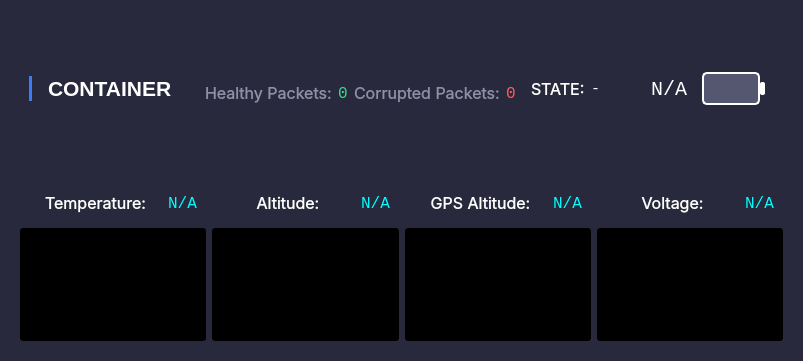
     <widget class="QWidget" name="container_box" native="true">
      <property name="sizePolicy">
       <sizepolicy hsizetype="Preferred" vsizetype="Expanding">
        <horstretch>0</horstretch>
        <verstretch>0</verstretch>
       </sizepolicy>
      </property>
      <property name="minimumSize">
       <size>
        <width>800</width>
        <height>361</height>
       </size>
      </property>
      <property name="maximumSize">
       <size>
        <width>16777215</width>
        <height>16777215</height>
       </size>
      </property>
      <property name="styleSheet">
       <string notr="true">color: white;
background-color: rgb(40, 41, 61);
border-radius: 20px;</string>
      </property>
      <layout class="QVBoxLayout" name="verticalLayout_6">
       <property name="topMargin">
        <number>9</number>
       </property>
       <item>
        <widget class="QGroupBox" name="header_box_2">
         <layout class="QHBoxLayout" name="header_box">
          <item>
           <widget class="QGroupBox" name="title_box">
            <layout class="QHBoxLayout" name="horizontalLayout_4">
             <item>
              <widget class="Line" name="line_2">
               <property name="maximumSize">
                <size>
                 <width>16777215</width>
                 <height>25</height>
                </size>
               </property>
               <property name="styleSheet">
                <string notr="true">background-color: rgb(62, 123, 250);
border-radius: 100px;</string>
               </property>
               <property name="orientation">
                <enum>Qt::Vertical</enum>
               </property>
              </widget>
             </item>
             <item>
              <spacer name="horizontalSpacer">
               <property name="orientation">
                <enum>Qt::Horizontal</enum>
               </property>
               <property name="sizeType">
                <enum>QSizePolicy::Fixed</enum>
               </property>
               <property name="sizeHint" stdset="0">
                <size>
                 <width>10</width>
                 <height>20</height>
                </size>
               </property>
              </spacer>
             </item>
             <item>
              <widget class="QLabel" name="title">
               <property name="maximumSize">
                <size>
                 <width>16777215</width>
                 <height>25</height>
                </size>
               </property>
               <property name="font">
                <font>
                 <pointsize>16</pointsize>
                 <weight>75</weight>
                 <bold>true</bold>
                </font>
               </property>
               <property name="styleSheet">
                <string notr="true"/>
               </property>
               <property name="text">
                <string>CONTAINER</string>
               </property>
              </widget>
             </item>
            </layout>
           </widget>
          </item>
          <item>
           <widget class="QGroupBox" name="battery_box">
            <property name="flat">
             <bool>false</bool>
            </property>
            <layout class="QHBoxLayout" name="horizontalLayout_6">
             <item>
              <widget class="QGroupBox" name="pkg_count_box">
               <property name="minimumSize">
                <size>
                 <width>214</width>
                 <height>40</height>
                </size>
               </property>
               <property name="maximumSize">
                <size>
                 <width>400</width>
                 <height>31</height>
                </size>
               </property>
               <layout class="QHBoxLayout" name="horizontalLayout_5">
                <item>
                 <widget class="QLabel" name="pkg_count_label_3">
                  <property name="font">
                   <font>
                    <family>Inter</family>
                    <pointsize>12</pointsize>
                   </font>
                  </property>
                  <property name="styleSheet">
                   <string notr="true">color: #8f90a6;</string>
                  </property>
                  <property name="text">
                   <string>Healthy Packets:</string>
                  </property>
                 </widget>
                </item>
                <item>
                 <widget class="QLabel" name="c_healthy_pkg_count">
                  <property name="font">
                   <font>
                    <family>Consolas</family>
                    <pointsize>12</pointsize>
                   </font>
                  </property>
                  <property name="styleSheet">
                   <string notr="true">color: #39d98a;</string>
                  </property>
                  <property name="text">
                   <string>0</string>
                  </property>
                 </widget>
                </item>
                <item>
                 <widget class="QLabel" name="pkg_count_label_2">
                  <property name="font">
                   <font>
                    <family>Inter</family>
                    <pointsize>12</pointsize>
                   </font>
                  </property>
                  <property name="styleSheet">
                   <string notr="true">color: #8f90a6;</string>
                  </property>
                  <property name="text">
                   <string>Corrupted Packets:</string>
                  </property>
                 </widget>
                </item>
                <item>
                 <widget class="QLabel" name="c_corrupted_pkg_count">
                  <property name="font">
                   <font>
                    <family>Consolas</family>
                    <pointsize>12</pointsize>
                   </font>
                  </property>
                  <property name="styleSheet">
                   <string notr="true">color: #ff5c5c;</string>
                  </property>
                  <property name="text">
                   <string>0</string>
                  </property>
                 </widget>
                </item>
               </layout>
              </widget>
             </item>
             <item>
              <widget class="QLabel" name="label_14">
               <property name="maximumSize">
                <size>
                 <width>61</width>
                 <height>16777215</height>
                </size>
               </property>
               <property name="font">
                <font>
                 <family>Inter</family>
                 <pointsize>12</pointsize>
                </font>
               </property>
               <property name="text">
                <string>STATE:</string>
               </property>
              </widget>
             </item>
             <item>
              <widget class="QLabel" name="c_state">
               <property name="font">
                <font>
                 <family>Consolas</family>
                 <pointsize>11</pointsize>
                </font>
               </property>
               <property name="text">
                <string>-</string>
               </property>
              </widget>
             </item>
             <item>
              <widget class="QLabel" name="container_battery_percent">
               <property name="font">
                <font>
                 <family>Consolas</family>
                 <pointsize>15</pointsize>
                </font>
               </property>
               <property name="text">
                <string>N/A</string>
               </property>
               <property name="alignment">
                <set>Qt::AlignRight|Qt::AlignTrailing|Qt::AlignVCenter</set>
               </property>
              </widget>
             </item>
             <item>
              <widget class="QWidget" name="widget" native="true">
               <property name="minimumSize">
                <size>
                 <width>81</width>
                 <height>51</height>
                </size>
               </property>
               <property name="maximumSize">
                <size>
                 <width>81</width>
                 <height>51</height>
                </size>
               </property>
               <layout class="QHBoxLayout" name="horizontalLayout_7">
                <property name="spacing">
                 <number>0</number>
                </property>
                <item>
                 <widget class="QProgressBar" name="c_battery_visual">
                  <property name="sizePolicy">
                   <sizepolicy hsizetype="Expanding" vsizetype="Expanding">
                    <horstretch>0</horstretch>
                    <verstretch>0</verstretch>
                   </sizepolicy>
                  </property>
                  <property name="styleSheet">
                   <string notr="true">QProgressBar {
	border-radius: 5px;
	background-color: #555770;
	border: 2px solid white;
}

QProgressBar::chunk {
	border-radius: 5px;
	background-color: #39d98a;
	border: 2px solid #555770;
}</string>
                  </property>
                  <property name="maximum">
                   <number>100</number>
                  </property>
                  <property name="value">
                   <number>0</number>
                  </property>
                  <property name="textVisible">
                   <bool>false</bool>
                  </property>
                  <property name="invertedAppearance">
                   <bool>false</bool>
                  </property>
                 </widget>
                </item>
                <item>
                 <widget class="QWidget" name="widget1" native="true">
                  <property name="sizePolicy">
                   <sizepolicy hsizetype="Preferred" vsizetype="Fixed">
                    <horstretch>0</horstretch>
                    <verstretch>0</verstretch>
                   </sizepolicy>
                  </property>
                  <property name="minimumSize">
                   <size>
                    <width>5</width>
                    <height>13</height>
                   </size>
                  </property>
                  <property name="maximumSize">
                   <size>
                    <width>5</width>
                    <height>13</height>
                   </size>
                  </property>
                  <property name="styleSheet">
                   <string notr="true">border-radius: 2px;
background-color: white;</string>
                  </property>
                 </widget>
                </item>
               </layout>
              </widget>
             </item>
            </layout>
           </widget>
          </item>
         </layout>
        </widget>
       </item>
       <item>
        <widget class="QGroupBox" name="chart_box">
         <property name="minimumSize">
          <size>
           <width>781</width>
           <height>175</height>
          </size>
         </property>
         <property name="maximumSize">
          <size>
           <width>16777215</width>
           <height>201</height>
          </size>
         </property>
         <property name="styleSheet">
          <string notr="true">border-radius: 3px;</string>
         </property>
         <layout class="QGridLayout" name="gridLayout_2">
          <item row="2" column="3">
           <widget class="PlotWidget" name="c_voltage_chart" native="true">
            <property name="sizePolicy">
             <sizepolicy hsizetype="Preferred" vsizetype="MinimumExpanding">
              <horstretch>0</horstretch>
              <verstretch>0</verstretch>
             </sizepolicy>
            </property>
            <property name="minimumSize">
             <size>
              <width>100</width>
              <height>0</height>
             </size>
            </property>
            <property name="maximumSize">
             <size>
              <width>343</width>
              <height>191</height>
             </size>
            </property>
            <property name="styleSheet">
             <string notr="true">background-color: black;</string>
            </property>
           </widget>
          </item>
          <item row="2" column="0">
           <widget class="PlotWidget" name="c_temp_chart" native="true">
            <property name="sizePolicy">
             <sizepolicy hsizetype="Preferred" vsizetype="MinimumExpanding">
              <horstretch>0</horstretch>
              <verstretch>0</verstretch>
             </sizepolicy>
            </property>
            <property name="minimumSize">
             <size>
              <width>100</width>
              <height>0</height>
             </size>
            </property>
            <property name="maximumSize">
             <size>
              <width>343</width>
              <height>191</height>
             </size>
            </property>
            <property name="styleSheet">
             <string notr="true">background-color: black;</string>
            </property>
           </widget>
          </item>
          <item row="2" column="2">
           <widget class="PlotWidget" name="c_gps_altitude_chart" native="true">
            <property name="sizePolicy">
             <sizepolicy hsizetype="Preferred" vsizetype="MinimumExpanding">
              <horstretch>0</horstretch>
              <verstretch>0</verstretch>
             </sizepolicy>
            </property>
            <property name="minimumSize">
             <size>
              <width>100</width>
              <height>0</height>
             </size>
            </property>
            <property name="maximumSize">
             <size>
              <width>343</width>
              <height>191</height>
             </size>
            </property>
            <property name="styleSheet">
             <string notr="true">background-color: black;</string>
            </property>
           </widget>
          </item>
          <item row="2" column="1">
           <widget class="PlotWidget" name="c_altitude_chart" native="true">
            <property name="sizePolicy">
             <sizepolicy hsizetype="Preferred" vsizetype="MinimumExpanding">
              <horstretch>0</horstretch>
              <verstretch>0</verstretch>
             </sizepolicy>
            </property>
            <property name="minimumSize">
             <size>
              <width>100</width>
              <height>0</height>
             </size>
            </property>
            <property name="maximumSize">
             <size>
              <width>343</width>
              <height>191</height>
             </size>
            </property>
            <property name="styleSheet">
             <string notr="true">background-color: black;</string>
            </property>
           </widget>
          </item>
          <item row="1" column="0">
           <widget class="QWidget" name="widget_8" native="true">
            <layout class="QHBoxLayout" name="horizontalLayout_3">
             <item>
              <widget class="QLabel" name="c_temp_label">
               <property name="sizePolicy">
                <sizepolicy hsizetype="MinimumExpanding" vsizetype="Minimum">
                 <horstretch>0</horstretch>
                 <verstretch>0</verstretch>
                </sizepolicy>
               </property>
               <property name="minimumSize">
                <size>
                 <width>0</width>
                 <height>0</height>
                </size>
               </property>
               <property name="font">
                <font>
                 <family>Inter</family>
                 <pointsize>12</pointsize>
                </font>
               </property>
               <property name="text">
                <string>Temperature:</string>
               </property>
               <property name="alignment">
                <set>Qt::AlignCenter</set>
               </property>
              </widget>
             </item>
             <item>
              <widget class="QLabel" name="c_temp_value">
               <property name="sizePolicy">
                <sizepolicy hsizetype="Minimum" vsizetype="Minimum">
                 <horstretch>0</horstretch>
                 <verstretch>0</verstretch>
                </sizepolicy>
               </property>
               <property name="minimumSize">
                <size>
                 <width>0</width>
                 <height>0</height>
                </size>
               </property>
               <property name="font">
                <font>
                 <family>Consolas</family>
                 <pointsize>12</pointsize>
                </font>
               </property>
               <property name="styleSheet">
                <string notr="true">color: cyan;</string>
               </property>
               <property name="text">
                <string>N/A</string>
               </property>
               <property name="alignment">
                <set>Qt::AlignCenter</set>
               </property>
              </widget>
             </item>
            </layout>
           </widget>
          </item>
          <item row="1" column="1">
           <widget class="QWidget" name="widget_9" native="true">
            <layout class="QHBoxLayout" name="horizontalLayout_8">
             <item>
              <widget class="QLabel" name="c_altitude_label">
               <property name="sizePolicy">
                <sizepolicy hsizetype="MinimumExpanding" vsizetype="Minimum">
                 <horstretch>0</horstretch>
                 <verstretch>0</verstretch>
                </sizepolicy>
               </property>
               <property name="minimumSize">
                <size>
                 <width>0</width>
                 <height>0</height>
                </size>
               </property>
               <property name="font">
                <font>
                 <family>Inter</family>
                 <pointsize>12</pointsize>
                </font>
               </property>
               <property name="text">
                <string>Altitude:</string>
               </property>
               <property name="alignment">
                <set>Qt::AlignCenter</set>
               </property>
              </widget>
             </item>
             <item>
              <widget class="QLabel" name="c_altitude_value">
               <property name="sizePolicy">
                <sizepolicy hsizetype="Minimum" vsizetype="Minimum">
                 <horstretch>0</horstretch>
                 <verstretch>0</verstretch>
                </sizepolicy>
               </property>
               <property name="minimumSize">
                <size>
                 <width>0</width>
                 <height>0</height>
                </size>
               </property>
               <property name="font">
                <font>
                 <family>Consolas</family>
                 <pointsize>12</pointsize>
                </font>
               </property>
               <property name="styleSheet">
                <string notr="true">color: cyan;</string>
               </property>
               <property name="text">
                <string>N/A</string>
               </property>
               <property name="alignment">
                <set>Qt::AlignCenter</set>
               </property>
              </widget>
             </item>
            </layout>
           </widget>
          </item>
          <item row="1" column="2">
           <widget class="QWidget" name="widget_10" native="true">
            <layout class="QHBoxLayout" name="horizontalLayout_12">
             <item>
              <widget class="QLabel" name="c_gps_altitude_label">
               <property name="sizePolicy">
                <sizepolicy hsizetype="MinimumExpanding" vsizetype="Minimum">
                 <horstretch>0</horstretch>
                 <verstretch>0</verstretch>
                </sizepolicy>
               </property>
               <property name="minimumSize">
                <size>
                 <width>0</width>
                 <height>0</height>
                </size>
               </property>
               <property name="font">
                <font>
                 <family>Inter</family>
                 <pointsize>12</pointsize>
                </font>
               </property>
               <property name="text">
                <string>GPS Altitude:</string>
               </property>
               <property name="alignment">
                <set>Qt::AlignCenter</set>
               </property>
              </widget>
             </item>
             <item>
              <widget class="QLabel" name="c_gps_altitude_value">
               <property name="sizePolicy">
                <sizepolicy hsizetype="Minimum" vsizetype="Minimum">
                 <horstretch>0</horstretch>
                 <verstretch>0</verstretch>
                </sizepolicy>
               </property>
               <property name="minimumSize">
                <size>
                 <width>0</width>
                 <height>0</height>
                </size>
               </property>
               <property name="font">
                <font>
                 <family>Consolas</family>
                 <pointsize>12</pointsize>
                </font>
               </property>
               <property name="styleSheet">
                <string notr="true">color: cyan;</string>
               </property>
               <property name="text">
                <string>N/A</string>
               </property>
               <property name="alignment">
                <set>Qt::AlignCenter</set>
               </property>
              </widget>
             </item>
            </layout>
           </widget>
          </item>
          <item row="1" column="3">
           <widget class="QWidget" name="widget_11" native="true">
            <layout class="QHBoxLayout" name="horizontalLayout_21">
             <item>
              <widget class="QLabel" name="c_voltage_label">
               <property name="sizePolicy">
                <sizepolicy hsizetype="MinimumExpanding" vsizetype="Minimum">
                 <horstretch>0</horstretch>
                 <verstretch>0</verstretch>
                </sizepolicy>
               </property>
               <property name="minimumSize">
                <size>
                 <width>0</width>
                 <height>0</height>
                </size>
               </property>
               <property name="font">
                <font>
                 <family>Inter</family>
                 <pointsize>12</pointsize>
                </font>
               </property>
               <property name="text">
                <string>Voltage:</string>
               </property>
               <property name="alignment">
                <set>Qt::AlignCenter</set>
               </property>
              </widget>
             </item>
             <item>
              <widget class="QLabel" name="c_voltage_value">
               <property name="sizePolicy">
                <sizepolicy hsizetype="Minimum" vsizetype="Minimum">
                 <horstretch>0</horstretch>
                 <verstretch>0</verstretch>
                </sizepolicy>
               </property>
               <property name="minimumSize">
                <size>
                 <width>0</width>
                 <height>0</height>
                </size>
               </property>
               <property name="font">
                <font>
                 <family>Consolas</family>
                 <pointsize>12</pointsize>
                </font>
               </property>
               <property name="styleSheet">
                <string notr="true">color: cyan;</string>
               </property>
               <property name="text">
                <string>N/A</string>
               </property>
               <property name="alignment">
                <set>Qt::AlignCenter</set>
               </property>
              </widget>
             </item>
            </layout>
           </widget>
          </item>
         </layout>
        </widget>
       </item>
      </layout>
     </widget>
